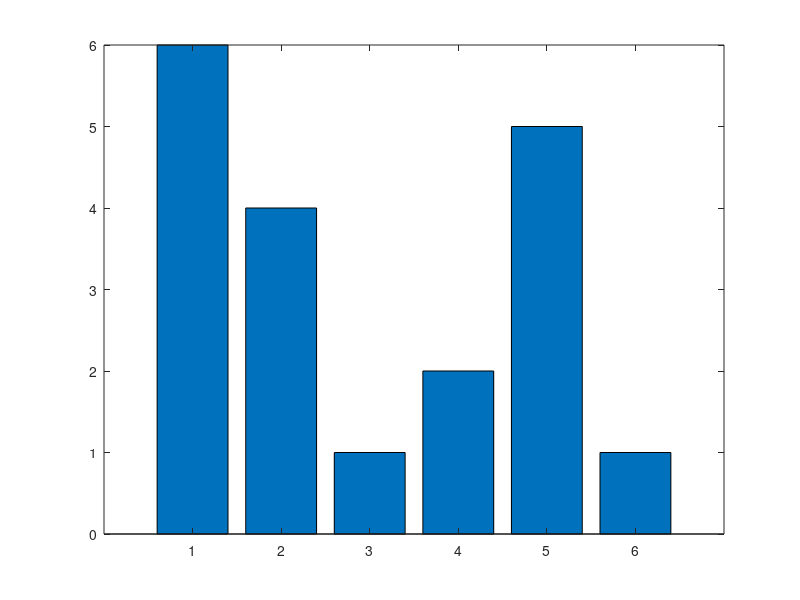

MATLAB code to generate this figure:
clc;
% x=[281.5 249 75 56 123.5 179 150 142 203 226 68 131 105];
x = [6 4 1 2 5 1];

disp(x);
bar(x);


n=length(x);
r=max(x);
C=zeros(1,r);
% [ 2 1 0 1 1 1]
for i=1:n
   C(x(i))=C(x(i))+1; 
end
C
v=zeros(1,n);

poz=1;
for i=1:r
   for j=1:C(i)
        v(poz)=i;
        poz=poz+1;
   end
end
v
